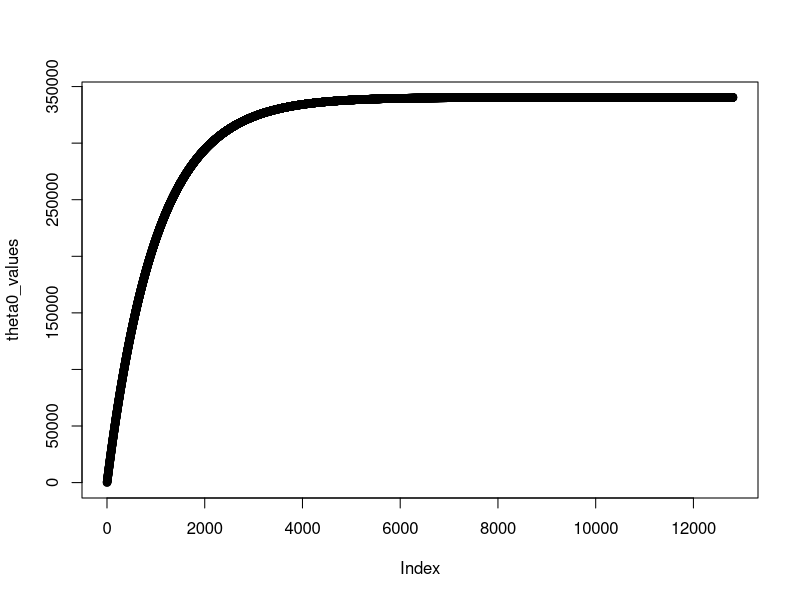
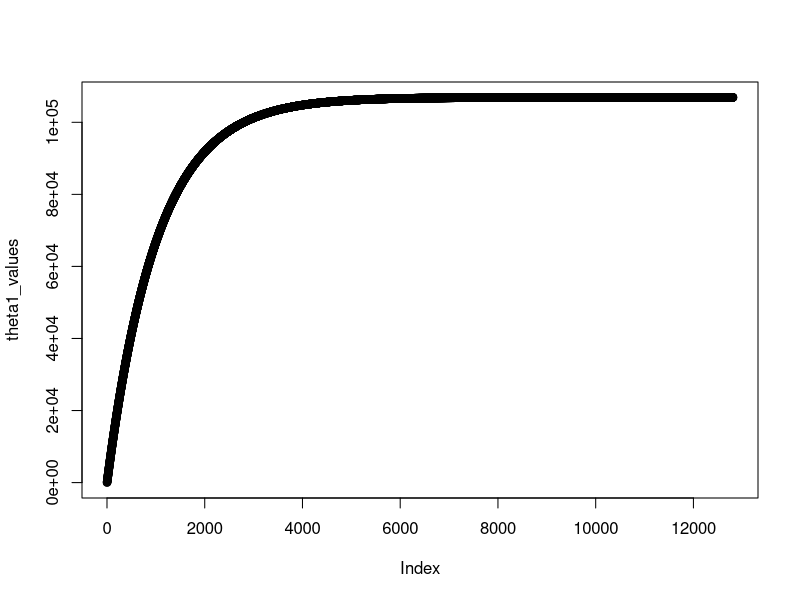
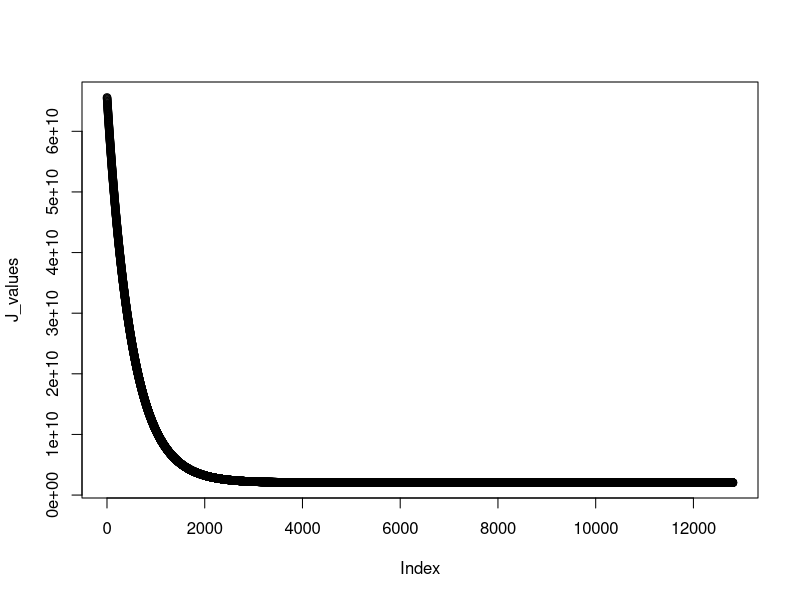

Source code (R) for these figures, in order:
## ---- chunk 1
knitr::opts_chunk$set(echo = TRUE)
## ---- chunk 2
#partial derivative function of theta0
dJ0 = function(theta0,theta1,m,x,y){
  yhat = theta0 + theta1*x
  dJ0 = (1/m)*sum(yhat-y)
  return(dJ0)
}

#partial derivative function of theta1
dJ1 = function(theta0,theta1,m,x,y){
  yhat = theta0 + theta1*x
  dJ1 = (1/m)*sum((yhat-y)*x)
  return(dJ1)
}

#cost function J
J = function(theta0,theta1,m,x,y){
  yhat = theta0 + theta1*x
  J_value = (1/(2*m))*sum((yhat-y)^2)
  return(J_value)
}
## ---- chunk 3
library(dplyr)

#read in data
housing <- read.csv("housing.txt")

#feature scaling using dplyr mutate function
housing_scaled <- housing %>%
  mutate_at("size", scale)

x <- housing_scaled$size
y <- housing_scaled$price
m <- nrow(x)

#set convergence threshold and learning rate
convg_threshold = 10^-3
alpha = 0.001

initial_theta0 = 1 # initial guess of theta0
initial_theta1 = 2 # initial guess of theta1

initial_J = J(initial_theta0,initial_theta1,m,x,y) # initial value of the cost function

current_theta0 = initial_theta0
current_theta1 = initial_theta1
current_J = initial_J

theta0_values = c(current_theta0) # a vector to store updated theta0 values during iterations
theta1_values = c(current_theta1) # a vector to store updated theta1 values during iterations
J_values = c(current_J) # a vector to store cost function values during iterations

delta_J = 1 # an arbitrary value to start the algorithm

while (delta_J > convg_threshold) {
  new_theta0 = current_theta0 - alpha*dJ0(current_theta0,current_theta1,m,x,y)
  new_theta1 = current_theta1 - alpha*dJ1(current_theta0,current_theta1,m,x,y)
  new_J = J(new_theta0,new_theta1,m,x,y)
  
  theta0_values = c(theta0_values, new_theta0)
  theta1_values = c(theta1_values, new_theta1)
  J_values = c(J_values, new_J)
  
  delta_J = abs(new_J - current_J)

  ## update theta0, theta1, and J values ##
  current_J = new_J
  current_theta0 = new_theta0
  current_theta1 = new_theta1
}
## ---- chunk 4
#plot of theta0 values at each iteration
plot(theta0_values)

#plot of theta1 values at each iteration
plot(theta1_values)

#plot of J values at each iteration
plot(J_values)
## ---- chunk 5
print(tail(theta0_values, n=1))

print(tail(theta1_values, n=1))

print(tail(J_values, n=1))
## ---- chunk 6
# cbind binds columns
# rep(1, number of times to repeat)
xnorm <- cbind(rep(1,nrow(housing_scaled)), housing_scaled$size)
  
thetahat <- solve((t(xnorm)%*%(xnorm)))%*%t(xnorm)%*%(y)
print(thetahat)
## ---- chunk 7
logL = function(thetas, m, x, y){
  # note that thetas is a vector #
  sigma=1 # we assume sigma=1
  m*log(1/(sqrt(2*pi)*sigma)) - 1/(sigma^2)*(1/2)*sum((thetas[1] + thetas[2]*x - y)^2)
}

logL(c(4,5),m,x,y)

#what is thetas?
thetas <- c(theta0_values,theta1_values)

mle <- optim(par=(c(0,0)), logL, x=x, y=y, m=m, method = "L-BFGS-B",control = list(fnscale=-1))
print(mle$par)

